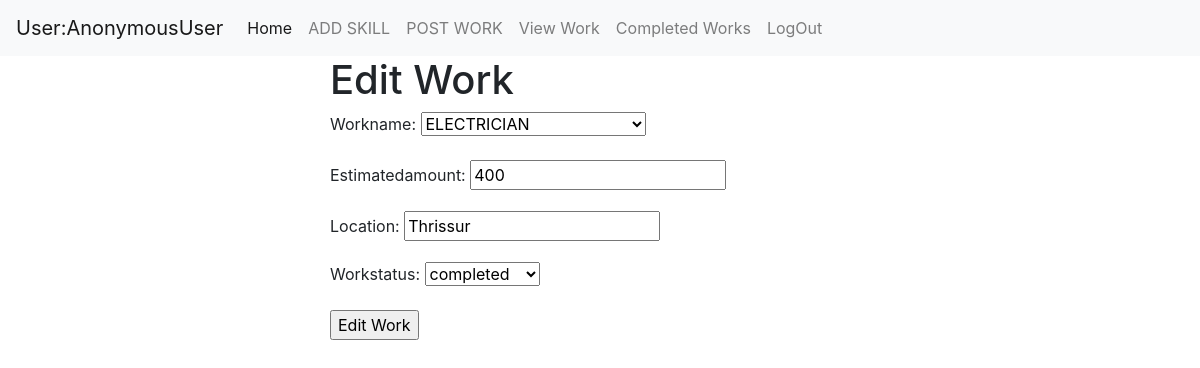
Screenshot of /homeuser/editwork/6 with the database file from the repository.
### Homeapp/models.py (models this page shows, shortened)
class addWork(models.Model):
    workname=models.ForeignKey(skill,on_delete=models.CASCADE)
    estimatedamount=models.IntegerField()
    location=models.CharField(max_length=120)
    user=models.CharField(max_length=120)
    choice=(
        ('notassigned','notassigned'),
        ('assigned','assigned'),
        ('completed','completed')
    )
    workstatus=models.CharField(max_length=50,choices=choice)

### Homeapp/views.py (the view, shortened to what this page needs)
# urls.py: path('editwork/<int:pk>',EditWork.as_view(),name="editwork"),
class EditWork(TemplateView):
    model=addWork
    form_class=AddWorkForm
    template_name = "Homeapp/edit_work.html"
    context={}
    def get(self, request, *args, **kwargs):
        id=kwargs.get("pk")
        qs=self.getQuery(id)
        form=AddWorkForm(instance=qs)
        self.context["form"]=form
        return render(request,self.template_name,self.context)
    def getQuery(self,id):
        return self.model.objects.get(id=id)

### Homeapp/forms.py
class AddWorkForm(ModelForm):
    class Meta:
        model=addWork
        fields="__all__"
        widgets={
            'user':forms.HiddenInput()
        }

### Homeapp/models.py (called while the page is built)
    def __str__(self):
        return self.skillname

### Homeapp/templates/Homeapp/edit_work.html (shortened to what this page needs)
<!DOCTYPE html>
{% extends "Homeapp/index.html" %}
{% block body_block %}
    <div class="col-6">
            <h1>Edit Work</h1>
                <form method="post">
                    {{form.as_p}}
                    <input type="submit" value="Edit Work">
                </form>
            </div>
        <div class="col">
        </div>
    </div>
</div>
{% endblock %}

### rows the page displays
addWork: workname "ELECTRICIAN", estimatedamount "400", location "Thrissur", workstatus "completed"

### other values shown
{{ request.user }} "AnonymousUser"
